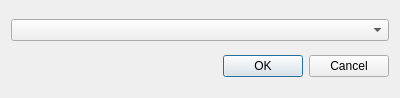
<?xml version="1.0" encoding="UTF-8"?>
<ui version="4.0">
 <class>PortSelect</class>
 <widget class="QDialog" name="PortSelect">
  <property name="geometry">
   <rect>
    <x>0</x>
    <y>0</y>
    <width>400</width>
    <height>98</height>
   </rect>
  </property>
  <property name="windowTitle">
   <string>Dialog</string>
  </property>
  <layout class="QVBoxLayout" name="verticalLayout">
   <item>
    <widget class="QComboBox" name="comboBox"/>
   </item>
   <item>
    <widget class="QDialogButtonBox" name="buttonBox">
     <property name="orientation">
      <enum>Qt::Horizontal</enum>
     </property>
     <property name="standardButtons">
      <set>QDialogButtonBox::Cancel|QDialogButtonBox::Ok</set>
     </property>
    </widget>
   </item>
  </layout>
 </widget>
 <resources/>
 <connections>
  <connection>
   <sender>buttonBox</sender>
   <signal>accepted()</signal>
   <receiver>PortSelect</receiver>
   <slot>accept()</slot>
   <hints>
    <hint type="sourcelabel">
     <x>248</x>
     <y>254</y>
    </hint>
    <hint type="destinationlabel">
     <x>157</x>
     <y>274</y>
    </hint>
   </hints>
  </connection>
  <connection>
   <sender>buttonBox</sender>
   <signal>rejected()</signal>
   <receiver>PortSelect</receiver>
   <slot>reject()</slot>
   <hints>
    <hint type="sourcelabel">
     <x>316</x>
     <y>260</y>
    </hint>
    <hint type="destinationlabel">
     <x>286</x>
     <y>274</y>
    </hint>
   </hints>
  </connection>
 </connections>
</ui>
